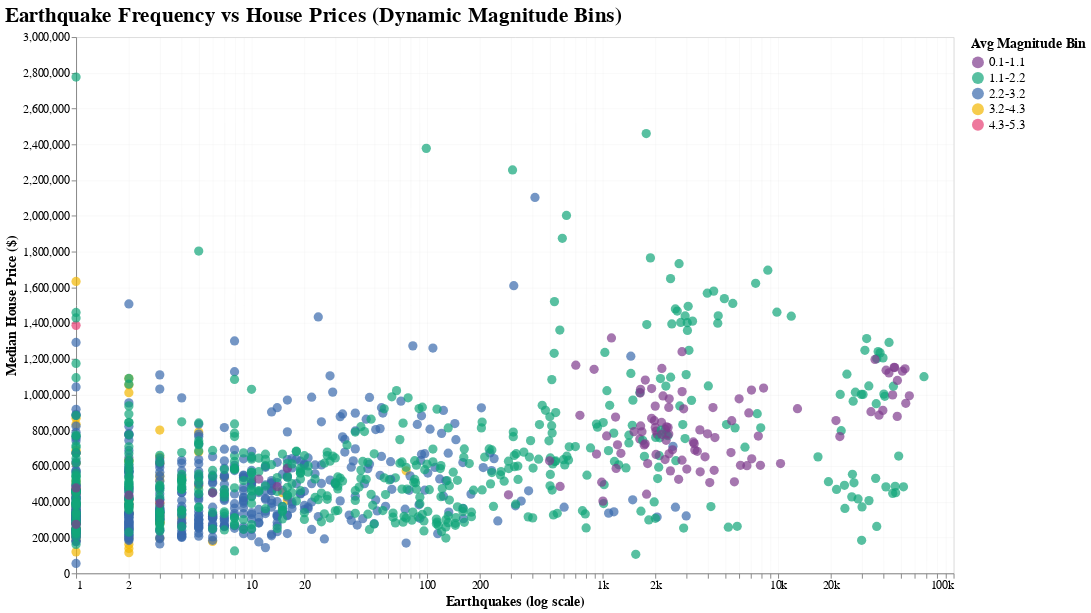

Source (notebook cell):
### Code cell
import altair as alt
import numpy as np
import pandas as pd

# --------------------------
# 1. CLEAN DATA
# --------------------------

df_corr = df_state_aggreg.copy()

# Remove invalid values
df_corr = df_corr[
    (df_corr["n_earthquakes"] > 0) &
    (df_corr["avg_price"] > 0) &
    (df_corr["avg_magnitude"].notna())
].copy()

# Add log value for regression
df_corr["log_eq"] = np.log(df_corr["n_earthquakes"])

# --------------------------
# 2. CREATE DYNAMIC EXCLUSIVE BINS
# --------------------------

# Determine min and max of avg_magnitude
min_mag = df_corr["avg_magnitude"].min()
max_mag = df_corr["avg_magnitude"].max()

# Create 5 equal-width bins
bins = np.linspace(min_mag, max_mag, num=6)  # 6 edges → 5 bins
labels = [f"{round(bins[i],1)}-{round(bins[i+1],1)}" for i in range(len(bins)-1)]

# right=False ensures upper boundary is exclusive
df_corr["magnitude_bin"] = pd.cut(df_corr["avg_magnitude"], bins=bins, labels=labels, right=False)

# --------------------------
# 3. SCATTER WITH DARK COLORS
# --------------------------

color_scale = alt.Scale(
    domain=labels,
    range=["#7f3c8d", "#11a579", "#3969ac", "#f2b701", "#e73f74"]  # dark, distinct
)

scatter_all = (
    alt.Chart(df_corr)
    .mark_circle(size=90, opacity=0.7)
    .encode(
        x=alt.X(
            "n_earthquakes:Q",
            title="Earthquakes (log scale)",
            scale=alt.Scale(type="log"),
            axis=alt.Axis(format="~s")
        ),
        y=alt.Y(
            "avg_price:Q",
            title="Median House Price ($)",
            scale=alt.Scale(zero=False, padding=10)
        ),
        color=alt.Color(
            "magnitude_bin:N",
            title="Avg Magnitude Bin",
            scale=color_scale
        ),
        tooltip=[
            alt.Tooltip("state:N", title="State"),
            alt.Tooltip("year:O", title="Year"),
            alt.Tooltip("n_earthquakes:Q", title="Earthquakes"),
            alt.Tooltip("avg_price:Q", title="House Price ($)"),
            alt.Tooltip("avg_magnitude:Q", title="Avg Magnitude"),
            alt.Tooltip("magnitude_bin:N", title="Magnitude Bin")
        ]
    )
)

# --------------------------
# 4. TRENDLINE
# --------------------------

smooth_all = (
    alt.Chart(df_corr)
    .transform_regression("log_eq", "avg_price")
    .mark_line(color="black", size=3)
    .encode(
        x=alt.X("n_earthquakes:Q", scale=alt.Scale(type="log")),
        y="avg_price:Q"
    )
)

# --------------------------
# 5. COMBINE BOTH
# --------------------------

correlation_all = (
    (scatter_all + smooth_all)
    .properties(
        width=900,
        height=550,
        title="Earthquake Frequency vs House Prices (Dynamic Magnitude Bins)"
    )
    .configure_axis(
        gridOpacity=0.20,
        labelFontSize=12,
        titleFontSize=14
    )
    .configure_title(
        fontSize=22,
        anchor="start"
    )
    .configure_legend(
        titleFontSize=14,
        labelFontSize=13,
        symbolSize=150
    )
)

correlation_all

### Figure 1 — Vega-Lite specification as saved in the notebook (floating-point values rounded to 4 significant figures; data arrays with more than 128 entries replaced by an {"elided": "..."} marker saying what was removed)
{"config": {"view": {"continuousWidth": 300, "continuousHeight": 300}, "axis": {"gridOpacity": 0.2, "labelFontSize": 12, "titleFontSize": 14}, "legend": {"labelFontSize": 13, "symbolSize": 150, "titleFontSize": 14}, "title": {"anchor": "start", "fontSize": 22}}, "layer": [{"mark": {"type": "circle", "opacity": 0.7, "size": 90}, "encoding": {"color": {"field": "magnitude_bin", "scale": {"domain": ["0.1-1.1", "1.1-2.2", "2.2-3.2", "3.2-4.3", "4.3-5.3"], "range": ["#7f3c8d", "#11a579", "#3969ac", "#f2b701", "#e73f74"]}, "title": "Avg Magnitude Bin", "type": "nominal"}, "tooltip": [{"field": "state", "title": "State", "type": "nominal"}, {"field": "year", "title": "Year", "type": "ordinal"}, {"field": "n_earthquakes", "title": "Earthquakes", "type": "quantitative"}, {"field": "avg_price", "title": "House Price ($)", "type": "quantitative"}, {"field": "avg_magnitude", "title": "Avg Magnitude", "type": "quantitative"}, {"field": "magnitude_bin", "title": "Magnitude Bin", "type": "nominal"}], "x": {"axis": {"format": "~s"}, "field": "n_earthquakes", "scale": {"type": "log"}, "title": "Earthquakes (log scale)", "type": "quantitative"}, "y": {"field": "avg_price", "scale": {"padding": 10, "zero": false}, "title": "Median House Price ($)", "type": "quantitative"}}}, {"mark": {"type": "line", "color": "black", "size": 3}, "encoding": {"x": {"field": "n_earthquakes", "scale": {"type": "log"}, "type": "quantitative"}, "y": {"field": "avg_price", "type": "quantitative"}}, "transform": [{"on": "log_eq", "regression": "avg_price"}]}], "data": {"name": "data-b3289c2833b0bc4bbc9a229b48f8f35f"}, "height": 550, "title": "Earthquake Frequency vs House Prices (Dynamic Magnitude Bins)", "width": 900, "$schema": "https://vega.github.io/schema/vega-lite/v5.20.1.json", "datasets": {"data-b3289c2833b0bc4bbc9a229b48f8f35f": {"elided": "1204 records"}}}
